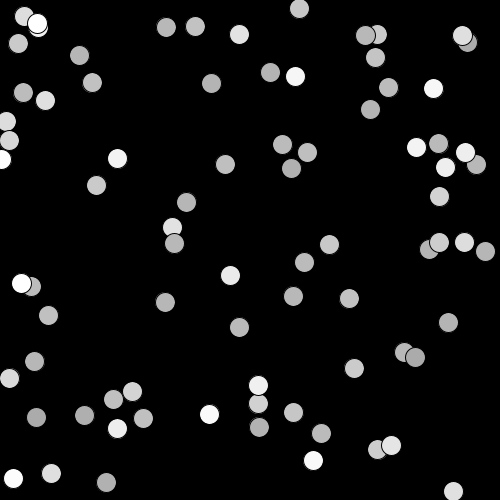
Frame 1 (no input)
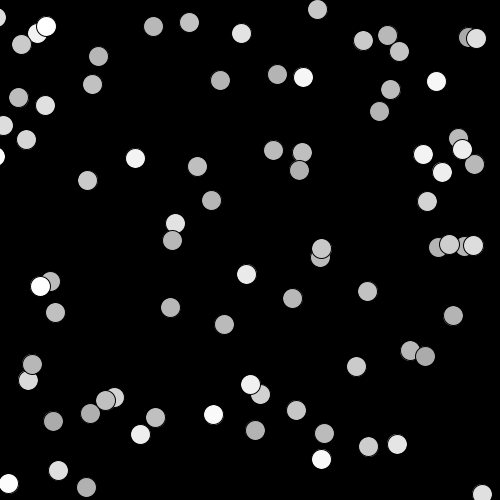
Frame 60 (the mouse pressed at the canvas centre just before this capture)
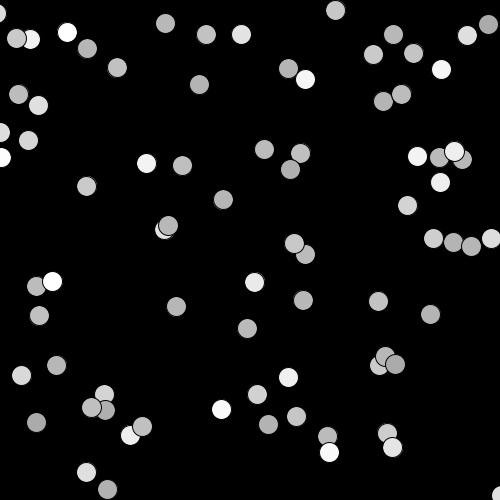
Frame 120 (the mouse held since frame 60 and released just before this capture)

The Processing sketch that drew these frames (run headless with seeded random() and noise(); from frame 60 on, the mouse is pressed at the canvas centre):

// Processing sketch: exercise05
// ── exercise05.pde
//Anxiety inducing static code???
//But somehow mesmerizing at the same time?
//Basically mini animation code

//time variables
float tx = random(0, 100);
float ty = random(0, 100);

//circle coordinates
float x = width * noise(tx);
float y = height * noise(ty);
float ballColorGray = random(0, 255);

//call array of circles
Circle[] circles = new Circle[80];

//setup()
//put the circles in place with their different coordinates
void setup() {
  size(500, 500);
  for ( int i = 0; i< circles.length; i++ ) {
    circles[i] = new Circle(x, y, ballColorGray);
    println("x: " + x + " y: " + y);
    x=random(0,500);
    y=random(0,500);
    ballColorGray += floor(random(-10, 10));
  }
}

//animate the circles with tension dun dun dun
void draw() {
  background(0);
  tx += 0.01;
  ty += 0.01;
  for ( int i = 0; i<circles.length; i++ ) {
    circles[i].update();
    circles[i].display();
  }
}
// ── Circle.pde
//circle class
//circles of different grayscale will appear

class Circle {
  float circleX;
  float circleY;
  float size = 20;
  float ballColor;

  /////// constructor ////////
  Circle( float tempX, float tempY, float tempColor) {
    circleX = tempX;
    circleY = tempY;
    ballColor = tempColor;
  }

  ////// Methods //////
  
  //update()
  //the circles shake around
  void update() {
    circleX += 5*random(-noise(tx), noise(tx));
    circleY += 5*random(-noise(ty), noise(ty));
  }

//display the circles
  void display() {
    fill(ballColor);
    ellipse(circleX, circleY, size, size);
  }
}
